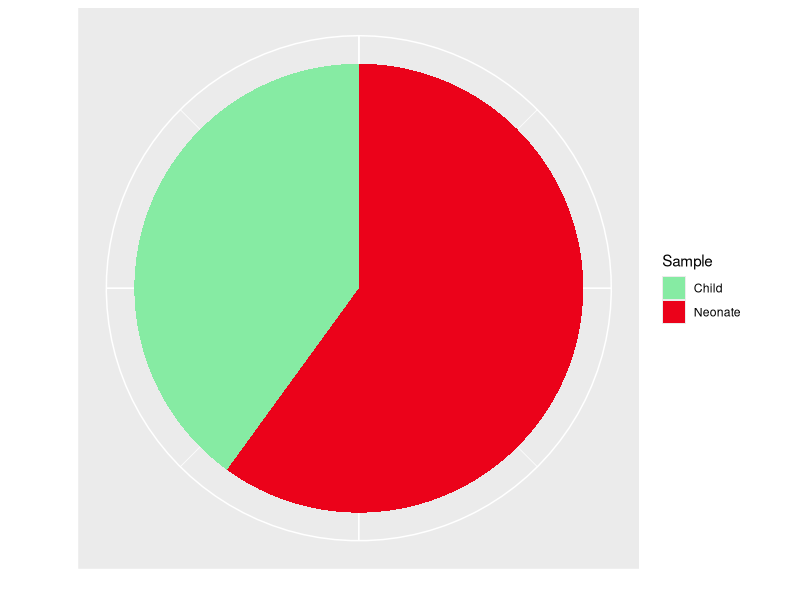

Source code (R):
setwd("~/Desktop/pretermCP/Analysis-Rev1/Figure2/")
library(ggplot2)
library(tidyverse)
library(ggpubr)

# pie chart -> child/neonate/sample source %

data <- read.csv("childneonate.csv", header = TRUE, stringsAsFactors = TRUE)
head(data)

# filter data
piechart1<- filter (data,Lineage == "I") # do this for every lineage
head(piechart1)
# plot bar chart first then convert
ChildPalette <- c( "Child"="#86eba3","Neonate"="#eb021a")

pc1<- ggplot(piechart1, aes(x="", y=Perc, fill=Sample))+
  scale_fill_manual(values=ChildPalette)+
  geom_bar(width = 1, stat = "identity")+ coord_polar("y", start=0)+
  theme(axis.text.x=element_blank(),axis.line.x = element_blank(),axis.line.y=element_blank(),axis.ticks=element_blank(),legend.position="right")+
  ylab("") + xlab("")

pc1
